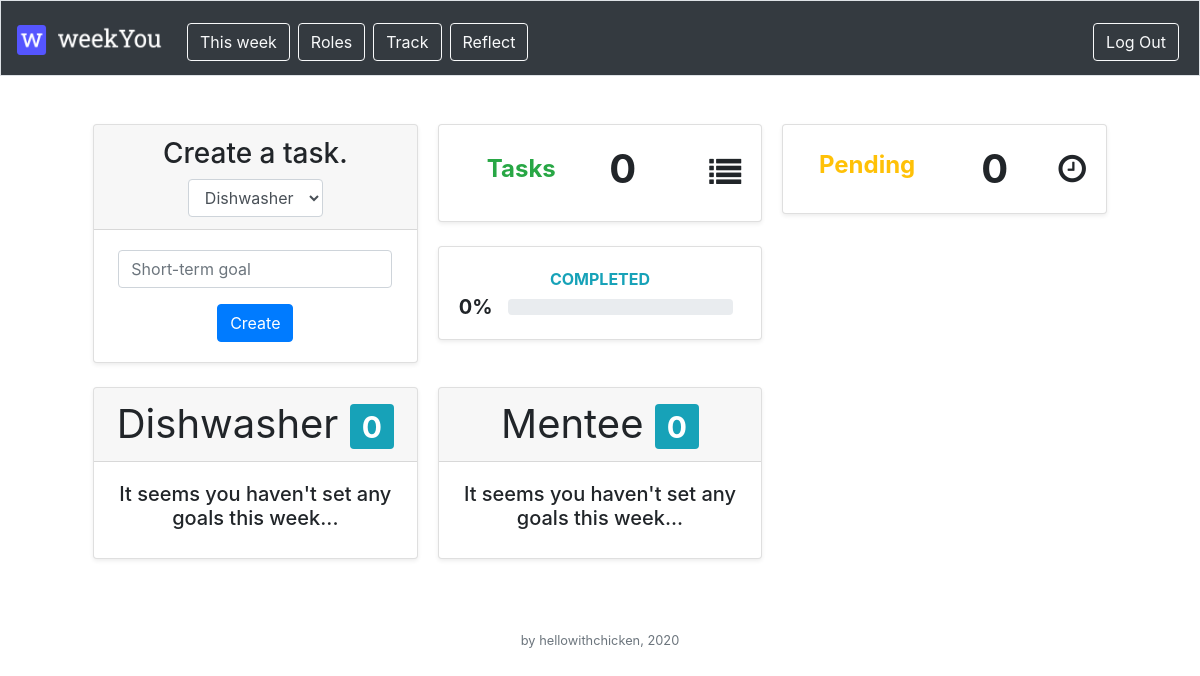
Page / (signed in) on the committed database.
### tables this page shows
CREATE TABLE 'roles' (
id INTEGER PRIMARY KEY AUTOINCREMENT NOT NULL,
userId INTEGER NOT NULL,
name TEXT NOT NULL,
description TEXT NOT NULL,
createdAt DATETIME NOT NULL,
    isDeleted boolean NOT NULL DEFAULT 0, 'weekStart'  datetime NOT NULL  , 'deletedAtWeekStart' datetime,
FOREIGN KEY(userId) REFERENCES users(id)
);

### application.py (the view, shortened to what this page needs)
@app.route("/", methods=["GET", "POST"])
@login_required
def index():
    tasks = db.execute("SELECT t.id, t.name as taskName, R.name as roleName, t.status  \
                        FROM tasks AS t LEFT JOIN roles AS R ON t.roleId = R.id WHERE R.userId = :userId and t.weekStart = DATE('now','localtime','weekday 0','-6 days') AND t.status != 4 AND R.isDeleted = 0",
                        userId = session["user_id"])
    tasks_stats = db.execute("SELECT SUM(inProgress) as inProgress, SUM(completed) AS completed FROM( \
                            SELECT *, \
                            CASE WHEN t.status = 1 THEN 1 \
                            ELSE 0 END AS inProgress, \
                            CASE WHEN t.status = 2 THEN 1 \
                            ELSE 0 END AS completed \
                            FROM tasks AS T \
                            LEFT JOIN roles as R ON R.id = T.roleId WHERE R.isDeleted = 0 AND T.userId = :userId AND t.status IN (1,2) AND t.weekStart = DATE('now','localtime','weekday 0','-6 days'))A", userId=session["user_id"])
    if request.method == "GET":
        roles = db.execute("SELECT R.name, COUNT(T.Id) AS number_1 FROM ROLES AS R LEFT JOIN (SELECT * FROM TASKS WHERE status = 1) AS T ON R.id = t.roleId WHERE R.userId = :userId AND R.isDeleted = 0 GROUP BY R.Name", userId = session["user_id"])
        return render_template("homepage.html", roles = roles, tasks = tasks, tasks_stats = tasks_stats)

### application.py (called while the page is built)
@app.after_request
def after_request(response):
    response.headers["Cache-Control"] = "no-cache, no-store, must-revalidate"
    response.headers["Expires"] = 0
    response.headers["Pragma"] = "no-cache"
    return response

### helpers.py (called while the page is built)
def login_required(f):
    @wraps(f)
    def decorated_function(*args, **kwargs):
        if session.get("user_id") is None:
            return redirect("/login")
        return f(*args, **kwargs)
    return decorated_function

### templates/homepage.html (shortened to what this page needs)
{% extends "layout.html" %}
{% block main %}
{% if roles|length == 0 %}
<h1>You haven't create any roles yet. Do that in 'Roles' page!</h1>
{% else %}
<div class="container">
    <div class="card-columns">
      <form action="/" method="post">
          <div class="card mb-4 shadow-sm">
            <div class="card-header">
                <h3 class = "text-center">Create a task.</h3>
                <select class="form-control" name ="roleName" required="true">
                  {% for role in roles %}
                  <option>{{ role['name'] }}</option>
                  {% endfor %}
                </select>
            </div>
            <div class="card-body">
                <div class="form-group">
                  <input class="form-control" placeholder="Short-term goal" name = 'shortTerm' required="true">
                </div>
            <button class="btn btn-primary" type="submit">Create</button>
            </div>
          </div>
      </form>
      <div class="card mb-4 shadow-sm">
          <div class="card-body">
            <div class="row no-gutters align-items-center">
              <div class="col auto">
                <h4 class="text-xs font-weight-bold text-success text-center ">Tasks</h4>
              </div>
              <div class="col auto">
                <h1 class="mr-5 font-weight-bold text-gray-800 text-center">{{ (tasks_stats[0]["inProgress"] or 0)+(tasks_stats[0]["completed"] or 0)}}</h1>
              </div>
              <div class="col-auto">
                <i class="fa fa-list fa-2x text-gray-300"></i>
              </div>
            </div>
          </div>
      </div>
      <div class="card mb-4 shadow-sm">
          <div class="card-body">
            <div class="row no-gutters align-items-center">
              <div class="col">
                <div class="text-xs font-weight-bold text-info text-uppercase mb-1">Completed</div>
                <div class="row no-gutters align-items-center">
                  <div class="col-auto">
                    <div class="h5 mb-0 mr-3 font-weight-bold text-gray-800">{{ ((tasks_stats[0]["completed"] or 0)/((tasks_stats[0]["inProgress"] or 0)+(tasks_stats[0]["completed"] or 1)) * 100)|int }}%</div>
                  </div>
                  <div class="col">
                    <div class="progress progress-sm mr-2">
                    </div>
                  </div>
                </div>
              </div>
            </div>
          </div>
      </div>
      <div class="card mb-4 shadow-sm">
          <div class="card-body">
            <div class="row no-gutters align-items-center">
              <div class="col auto">
                <h4 class="text-xs font-weight-bold text-warning text-center ">Pending</h4>
              </div>
              <div class="col auto">
                <h1 class="mb-0 font-weight-bold text-gray-800 text-center">{{ (tasks_stats[0]["inProgress"] or 0) }}</h1>
              </div>
              <div class="col-auto">
                <i class="fa fa-clock-o fa-2x text-gray-300"></i>
              </div>
            </div>
          </div>
      </div>
      </div>
</div>
  <div class="container">
      <div class="card-columns">
        {% for role in roles %}
        <div class="card mb-4 shadow-sm">
          <div class="card-header">
            <h1 class="my-0 font-weight-normal">{{ role["name"] }} <span class="badge badge-info">{{ role["number_1"] }}</span> </h1>
          </div>
          <div class="card-body">
            {% set count = namespace(value=0) %}
                {% if count.value == 0 %}
                <h5>It seems you haven't set any goals this week...</h5>
                {% endif %}
              </div>
            </div>
          {% endfor %}
      </div>
  </div>
{% endif %}
{% endblock %}

### static/styles.css (style rules this page uses)
main .form-control { display: inline-block; width: auto; }

### rows in the picture
roles: name "Dishwasher", number_1 "0"
roles: name "Mentee", number_1 "0"

### other values in the picture
{{ (tasks_stats[0]["inProgress"] or 0)+(tasks_stats[0]["completed"] or 0) }} "0"
{{ (tasks_stats[0]["inProgress"] or 0) }} "0"
form field roleName "Dishwasher"
